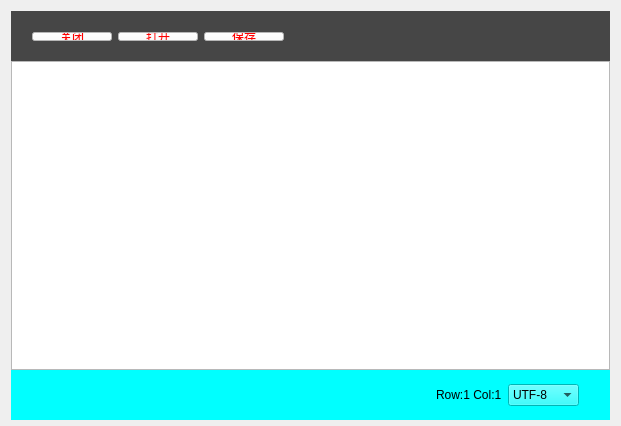
<?xml version="1.0" encoding="UTF-8"?>
<ui version="4.0">
 <class>MyNotebookClass</class>
 <widget class="QWidget" name="MyNotebookClass">
  <property name="geometry">
   <rect>
    <x>0</x>
    <y>0</y>
    <width>621</width>
    <height>426</height>
   </rect>
  </property>
  <widget class="QWidget" name="layoutWidget">
   <property name="geometry">
    <rect>
     <x>0</x>
     <y>0</y>
     <width>621</width>
     <height>431</height>
    </rect>
   </property>
   <layout class="QVBoxLayout" name="verticalLayout">
    <property name="spacing">
     <number>0</number>
    </property>
    <item>
     <widget class="QWidget" name="widgetButtons" native="true">
      <property name="minimumSize">
       <size>
        <width>0</width>
        <height>50</height>
       </size>
      </property>
      <property name="styleSheet">
       <string notr="true">background-color: rgb(70, 70, 70);</string>
      </property>
      <widget class="QWidget" name="layoutWidget">
       <property name="geometry">
        <rect>
         <x>10</x>
         <y>10</y>
         <width>531</width>
         <height>31</height>
        </rect>
       </property>
       <layout class="QHBoxLayout" name="horizontalLayoutButtons">
        <item>
         <widget class="QPushButton" name="btnClose">
          <property name="styleSheet">
           <string notr="true">QPushButton{color:red;background-color:white}
QPushButton:hover{color:yellow}
QPushButton:pressed{color:blue}</string>
          </property>
          <property name="text">
           <string>关闭</string>
          </property>
         </widget>
        </item>
        <item>
         <widget class="QPushButton" name="btnOpen">
          <property name="styleSheet">
           <string notr="true">QPushButton{color:red;background-color:white}
QPushButton:hover{color:yellow}
QPushButton:pressed{color:blue}</string>
          </property>
          <property name="text">
           <string>打开</string>
          </property>
         </widget>
        </item>
        <item>
         <widget class="QPushButton" name="btnSave">
          <property name="styleSheet">
           <string notr="true">QPushButton{color:red;background-color:white}
QPushButton:hover{color:yellow}
QPushButton:pressed{color:blue}</string>
          </property>
          <property name="text">
           <string>保存</string>
          </property>
         </widget>
        </item>
        <item>
         <spacer name="horizontalSpacer">
          <property name="orientation">
           <enum>Qt::Orientation::Horizontal</enum>
          </property>
          <property name="sizeHint" stdset="0">
           <size>
            <width>40</width>
            <height>20</height>
           </size>
          </property>
         </spacer>
        </item>
       </layout>
      </widget>
     </widget>
    </item>
    <item>
     <widget class="QTextEdit" name="textEdit">
      <property name="styleSheet">
       <string notr="true"/>
      </property>
     </widget>
    </item>
    <item>
     <widget class="QWidget" name="widgetBottom" native="true">
      <property name="minimumSize">
       <size>
        <width>0</width>
        <height>50</height>
       </size>
      </property>
      <property name="layoutDirection">
       <enum>Qt::LayoutDirection::LeftToRight</enum>
      </property>
      <property name="styleSheet">
       <string notr="true">background-color: rgb(0, 255, 255);</string>
      </property>
      <layout class="QHBoxLayout" name="horizontalLayout_2">
       <item>
        <layout class="QHBoxLayout" name="horizontalLayout">
         <item>
          <spacer name="leftHorizontalSpacer">
           <property name="orientation">
            <enum>Qt::Orientation::Horizontal</enum>
           </property>
           <property name="sizeHint" stdset="0">
            <size>
             <width>40</width>
             <height>20</height>
            </size>
           </property>
          </spacer>
         </item>
         <item>
          <widget class="QLabel" name="labelPosition">
           <property name="text">
            <string>Row:1 Col:1</string>
           </property>
          </widget>
         </item>
         <item>
          <widget class="QComboBox" name="comboBox">
           <item>
            <property name="text">
             <string>UTF-8</string>
            </property>
           </item>
           <item>
            <property name="text">
             <string>UTF-16</string>
            </property>
           </item>
          </widget>
         </item>
         <item>
          <spacer name="rightHorizontalSpacer">
           <property name="orientation">
            <enum>Qt::Orientation::Horizontal</enum>
           </property>
           <property name="sizeType">
            <enum>QSizePolicy::Policy::Fixed</enum>
           </property>
           <property name="sizeHint" stdset="0">
            <size>
             <width>20</width>
             <height>20</height>
            </size>
           </property>
          </spacer>
         </item>
        </layout>
       </item>
      </layout>
     </widget>
    </item>
   </layout>
  </widget>
 </widget>
 <layoutdefault spacing="6" margin="11"/>
 <resources>
  <include location="mynotebook.qrc"/>
 </resources>
 <connections/>
</ui>
